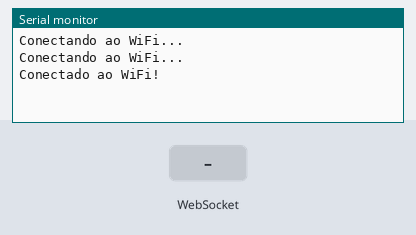
Simulated run of this sketch. Board: ESP32. Parts: the last lines printed to the serial monitor. The inputs (shaded band) are chosen by the test bench. WiFi joins after 1.5 s; servers stay silent unless stated.

Above: at 3.2 s.
3.3 s: WebSocket text "1" received
At 3.9 s:
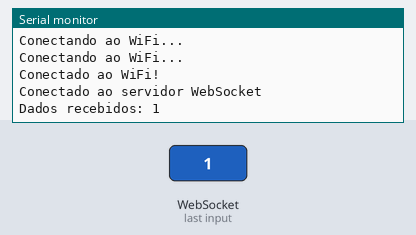
4.8 s: WebSocket text "0" received
At 6.0 s:
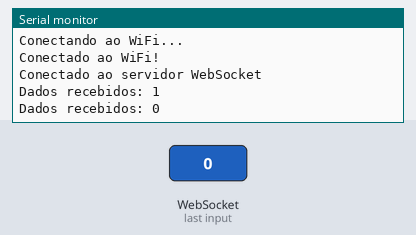
6.3 s: WebSocket text "2" received
At 7.3 s:
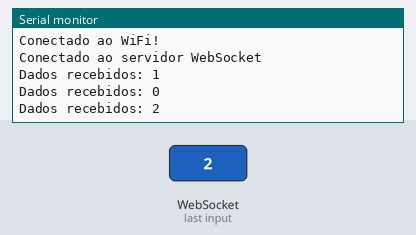

Measured:
- after the input at 3.3 s, the serial monitor: prints a new line at once (image 1)
- after the input at 4.8 s, the serial monitor: prints a new line at once (image 2)
- after the input at 6.3 s, the serial monitor: prints a new line at once (image 3)

The sketch:

esp32_iot.ino
```cpp
#include <WiFi.h>
#include <WebSocketsClient.h>

// Substitua pelos seus dados de rede Wi-Fi
const char *ssid = "NOME_DA_REDE";
const char *password = "SENHA_DA_REDE";

// Endereço do servidor WebSocket
const char *websocket_server = "wss://websocket-production-e602.up.railway.app"; // URL do servidor WebSocket

WebSocketsClient webSocket;

void setup() {
  Serial.begin(115200);

  // Conectar-se à rede Wi-Fi
  WiFi.begin(ssid, password);
  while (WiFi.status() != WL_CONNECTED) {
    delay(1000);
    Serial.println("Conectando ao WiFi...");
  }
  Serial.println("Conectado ao WiFi!");

  // Inicializar a conexão WebSocket
  webSocket.begin(websocket_server, 12345);  // Certifique-se de que a porta esteja correta
  webSocket.onEvent(webSocketEvent);
}

void loop() {
  webSocket.loop(); // Manter a comunicação com o servidor
}

// Evento WebSocket
void webSocketEvent(WStype_t type, uint8_t *payload, size_t length) {
  switch (type) {
    case WStype_DISCONNECTED:
      Serial.println("Desconectado do servidor");
      break;
    case WStype_CONNECTED:
      Serial.println("Conectado ao servidor WebSocket");
      break;
    case WStype_TEXT:
      // Exibir os dados recebidos (temperatura e umidade)
      String receivedData = String((char*)payload);
      Serial.println("Dados recebidos: " + receivedData);
      break;
  }
}
```
